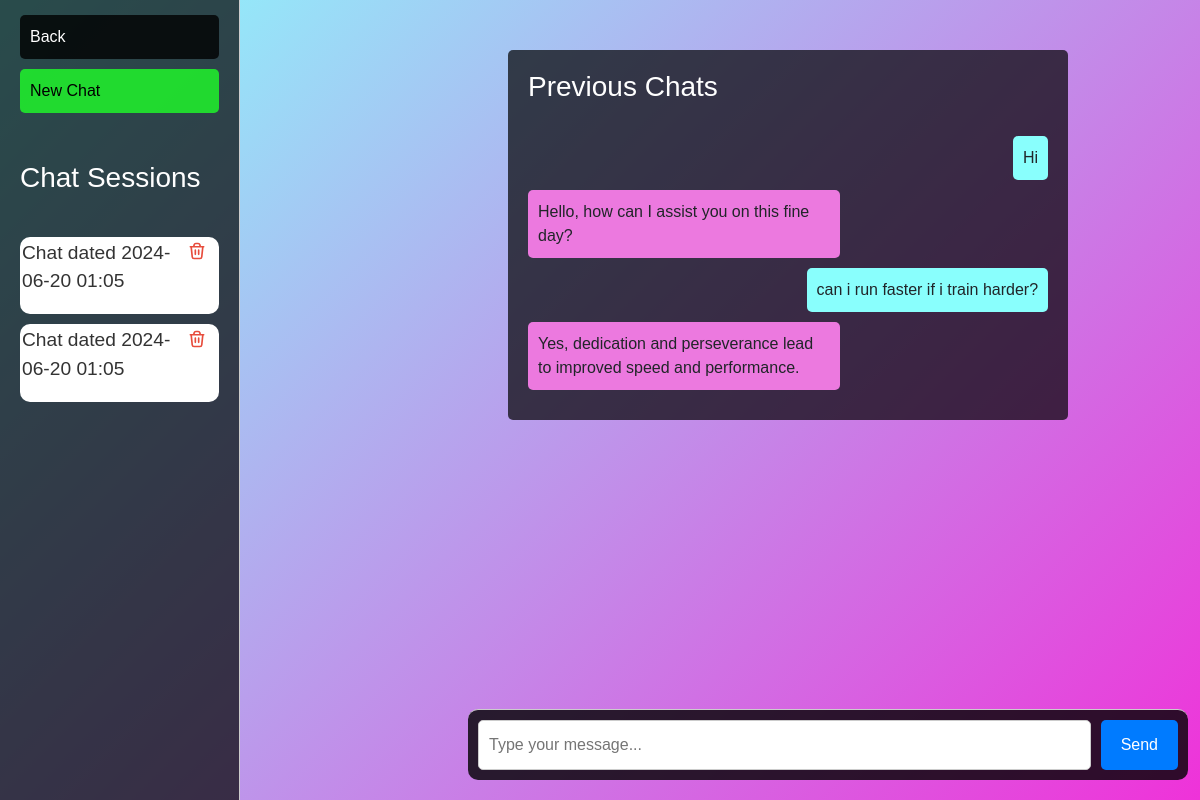
/chat/95 (signed in), run on the app's committed database.
### chat/models.py (models this page shows)
class ChatSession(models.Model):
    user = models.ForeignKey(User, on_delete=models.CASCADE)
    content = models.TextField(default='')
    date = models.DateField(auto_now_add=True)

class Message(models.Model):
    chat_session = models.ForeignKey(ChatSession, related_name='messages', on_delete=models.CASCADE)
    sender = models.CharField(max_length=50)  # e.g., 'user' or 'bot'
    content = models.TextField(default='')
    timestamp = models.DateTimeField(auto_now_add=True)

### chat/views.py (the view)
# urls.py: path('<int:pk>', views.load_chat, name='load_chat'),
@login_required
def load_chat(request,pk):
    messages = Message.objects.filter(chat_session=pk)
    chat_sessions = ChatSession.objects.filter(user=request.user)
    return render(request, 'chat_interface.html', {'chat_sessions': chat_sessions, "messages":messages})

### chat/templates/chat_interface.html (shortened to what this page needs)
{% load static %}
<!DOCTYPE html>
<html lang="en">
<head>
    <link rel="stylesheet" href="https://stackpath.bootstrapcdn.com/bootstrap/4.5.2/css/bootstrap.min.css">
</head>
<body>
    <div id="container">
        <div id="product-details">
            <a href="/"><div class="back">Back</div></a>
            <a href="/chat/add_chat"><div id="save">New Chat</div></a>
            <br><br>
            <h3 style="color: #fff;">Chat Sessions</h3>
            <br>
            <div class="chatsession-container">
                {% for chat_session in chat_sessions %}
                    <div class="chat-session">
                        <a href="/chat/{{chat_session.id}}"><p class="chat-content">{{ chat_session.content }}</p></a>
                        <a href="delete/{{chat_session.id}}">
                        </a>
                    </div>
                {% endfor %}
            </div>
        </div>
        <div id="chat-container">
            <div id="chat-box">
                {% if messages %}
                    <div id="context-box" style="margin-left: 220px;">
                        <h3 style="color: white;">Previous Chats</h3>
                        {% for m in messages %}
                            <div class= "message {% if m.sender == 'bot' %}bot-message{% else %}user-message{% endif %}" id="context">{{ m.content }}</div>
                        {% endfor %}
                    </div>
                {% endif %}
                <br>
            </div>
            <div id="user-input-container">
                <input type="text" id="user-input" placeholder="Type your message...">
                <button id="send-button">Send</button>
            </div>
        </div>
    </div>
</body>
</html>

### chat/templates/chat_interface.html (style rules this page uses)
body, html { height: 100%; font-family: Arial, sans-serif; background:linear-gradient(135deg, #89fffd, #ef32d9); position: sticky; }
.delete-icon { height: 20px; width: 20px; margin-left: 10px; margin-right: 10px; color: #e74c3c; }
#container { display: flex; height: 100%; }
#product-details { width: 20%; padding: 20px; padding-top: 15px !important; background-color: rgba(0, 0, 0, 0.7); border-right: 1px solid #ccc; display: flex; flex-direction: column; }
#product-details p { font-size: 1.2em; color: #333; }
#chat-container { margin-top: 50px; margin-left: 28px; display: flex; flex-direction: column; width: 66.67%; justify-content: space-between; }
#chat-box { margin-right: 10%; flex: 1; padding-left: 20px; overflow-y: auto; background-color: rgba(0, 0, 0, 0); width: 100%; margin: 30 auto; height: calc(100vh - 200px); }
#context-box { background-color: rgba(0, 0, 0, 0.7); border-radius: 5px; padding: 20px; display: flex; flex-direction: column; }
.message { margin-bottom: 10px; padding: 10px; border-radius: 5px; max-width: 60%; }
.user-message { background-color: #89fffd; align-self: flex-end; }
.bot-message { background-color: #ec79df; align-self: flex-start; }
#user-input-container { display: flex; padding: 10px; border-radius: 10px; background-color: rgba(0, 0, 0, 0.8); width: 90%; border-top: 1px solid #ccc; margin: 0 auto; margin-bottom: 20px; margin-left: 200px; position: sticky; }
#user-input { flex: 1; padding: 10px; height: 50px; border: 1px solid #ccc; border-radius: 5px; margin-right: 10px; }
#send-button { padding: 10px 20px; background-color: #007bff; color: #fff; border: none; border-radius: 5px; cursor: pointer; }
.back { background-color: rgba(0, 0, 0, 0.8); padding: 10px; border-radius: 5px; width: 100%; color: #fff; margin: 0px; }
#save { background-color: rgba(30, 255, 41, 0.8); padding: 10px; border-radius: 5px; width: 100%; color: #000000; margin-top: 10px; }
.chatsession-container { flex-direction: column; align-items: center; height: calc(130vh - 200px); overflow-y: auto; }
.chat-session { background-color: #fff; padding: 2px; border-radius: 10px; margin: 10px auto; width: 100%; color: #333; display: flex; justify-content: space-between; align-items: top; }

### data on the page
ChatSession: content "Chat dated 2024-06-20 01:05"
ChatSession: content "Chat dated 2024-06-20 01:05"
Message: content "Hi"
Message: content "Hello, how can I assist you on this fine day?"
Message: content "can i run faster if i train harder?"
Message: content "Yes, dedication and perseverance lead to improved speed and performance."
